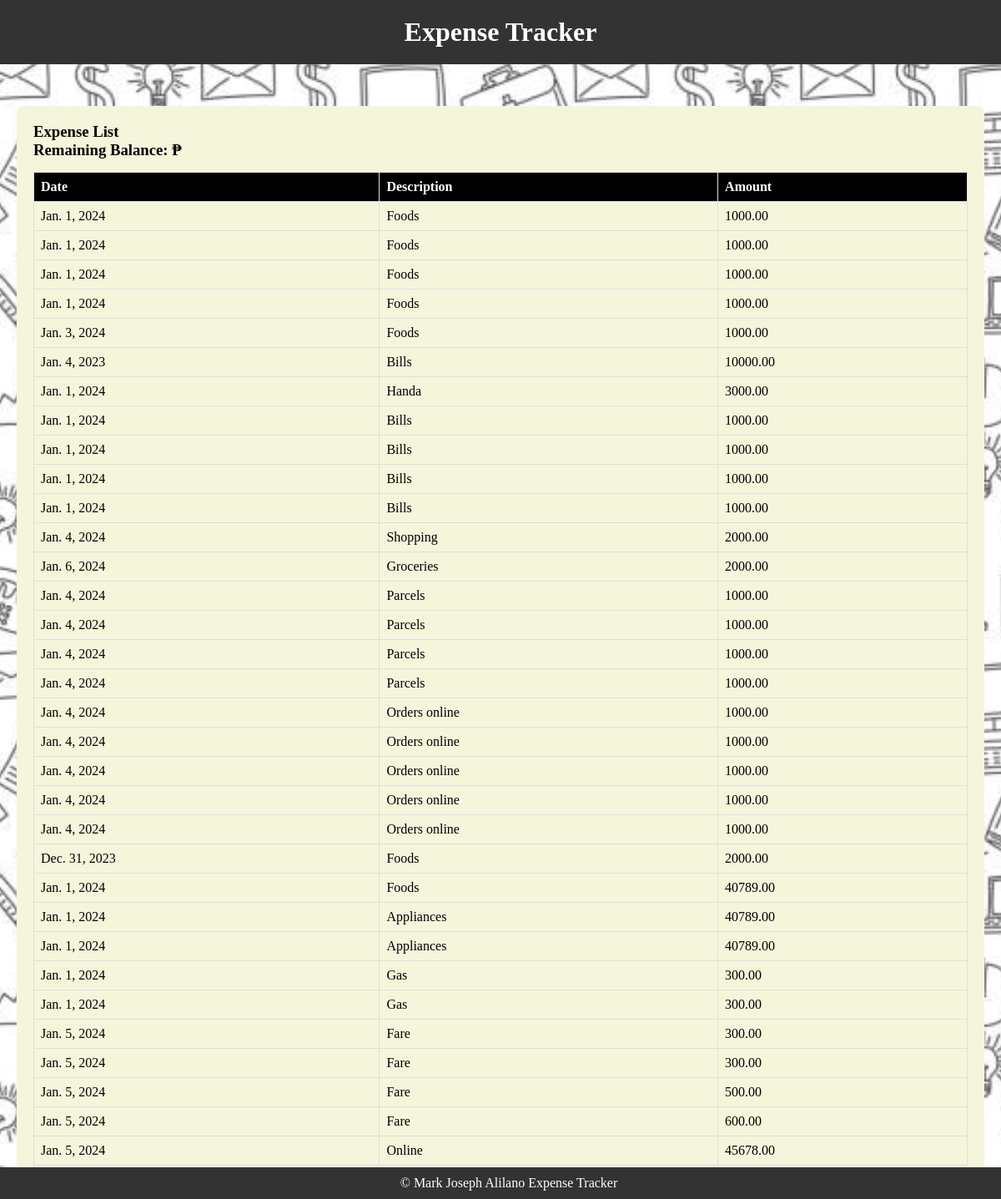
The page /expense_list/ on the database its author committed.
### expense_tracker/models.py (models this page shows)
class BaseModel(models.Model):
    created_at = models.DateTimeField(auto_now=True, db_index=True)
    updated_at = models.DateTimeField(auto_now=True)
    class Meta:
        abstract = True

class Expense(BaseModel):
    date = models.DateField()
    description = models.CharField(max_length=255)
    amount = models.DecimalField(max_digits=10, decimal_places=2)

### expense_tracker/views.py (the view)
# urls.py: path('expense_list/', expense_list, name='expense_list'),
def expense_list(request):
    expenses = Expense.objects.all()
    total_amount = expenses.aggregate(total=Sum('amount'))['total'] or 0
    return render(request, 'expense_list.html', {'expenses': expenses, 'total_amount': total_amount})

### expense_tracker/templates/expense_list.html (shortened to what this page needs)
{% extends 'base.html' %}
{% block content %}
    <div class="section-container">
        <h3>Expense List</h3>
        <div class="remaining-balance">
            <h3>Remaining Balance: ₱{{ remaining_balance }}</h3>
        </div>
        <table>
            <thead>
                <tr>
                    <th>Date</th>
                    <th>Description</th>
                    <th>Amount</th>
                </tr>
            </thead>
            <tbody>
                {% for expense in expenses %}
                    <tr>
                        <td>{{ expense.date }}</td>
                        <td>{{ expense.description }}</td>
                        <td>{{ expense.amount }}</td>
                    </tr>
                {% endfor %}
            </tbody>
        </table>
    </div>
{% endblock %}

### expense_tracker/static/css/styles.css (style rules this page uses)
* { margin: 0; padding: 0; font-family: 'Century Gothic'; }
body { margin: 0; padding: 0; font-family: 'Arial', sans-serif; background-image: url('../images/background.png'); background-size: cover; background-position: center; color: none; }
.section-container { margin-top: 30px; padding: 20px; background-color: beige; border-radius: 8px; }
table { width: 100%; border-collapse: collapse; margin-top: 15px; }
th, td { border: 1px solid #ddd; padding: 8px; text-align: left; color: black; }
th { background-color: black; color: white; }

### expense_tracker/templates/base.html (style rules this page uses)
body { margin: 0; padding: 0; font-family: 'Century Gothic', sans-serif; background-image: url('static/images/background.png'); background-size: cover; background-position: center; color: none; }

### rows shown on the page
Expense: date "Jan. 1, 2024", description "Foods", amount "1000.00"
Expense: date "Jan. 1, 2024", description "Foods", amount "1000.00"
Expense: date "Jan. 1, 2024", description "Foods", amount "1000.00"
Expense: date "Jan. 1, 2024", description "Foods", amount "1000.00"
Expense: date "Jan. 3, 2024", description "Foods", amount "1000.00"
Expense: date "Jan. 4, 2023", description "Bills", amount "10000.00"
Expense: date "Jan. 1, 2024", description "Handa", amount "3000.00"
Expense: date "Jan. 1, 2024", description "Bills", amount "1000.00"
Expense: date "Jan. 1, 2024", description "Bills", amount "1000.00"
Expense: date "Jan. 1, 2024", description "Bills", amount "1000.00"
Expense: date "Jan. 1, 2024", description "Bills", amount "1000.00"
Expense: date "Jan. 4, 2024", description "Shopping", amount "2000.00"
Expense: date "Jan. 6, 2024", description "Groceries", amount "2000.00"
Expense: date "Jan. 4, 2024", description "Parcels", amount "1000.00"
Expense: date "Jan. 4, 2024", description "Parcels", amount "1000.00"
Expense: date "Jan. 4, 2024", description "Parcels", amount "1000.00"
Expense: date "Jan. 4, 2024", description "Parcels", amount "1000.00"
Expense: date "Jan. 4, 2024", description "Orders online", amount "1000.00"
Expense: date "Jan. 4, 2024", description "Orders online", amount "1000.00"
Expense: date "Jan. 4, 2024", description "Orders online", amount "1000.00"
Expense: date "Jan. 4, 2024", description "Orders online", amount "1000.00"
Expense: date "Jan. 4, 2024", description "Orders online", amount "1000.00"
Expense: date "Dec. 31, 2023", description "Foods", amount "2000.00"
Expense: date "Jan. 1, 2024", description "Foods", amount "40789.00"
Expense: date "Jan. 1, 2024", description "Appliances", amount "40789.00"
Expense: date "Jan. 1, 2024", description "Appliances", amount "40789.00"
Expense: date "Jan. 1, 2024", description "Gas", amount "300.00"
Expense: date "Jan. 1, 2024", description "Gas", amount "300.00"
Expense: date "Jan. 5, 2024", description "Fare", amount "300.00"
Expense: date "Jan. 5, 2024", description "Fare", amount "300.00"
Expense: date "Jan. 5, 2024", description "Fare", amount "500.00"
Expense: date "Jan. 5, 2024", description "Fare", amount "600.00"
Expense: date "Jan. 5, 2024", description "Online", amount "45678.00"
